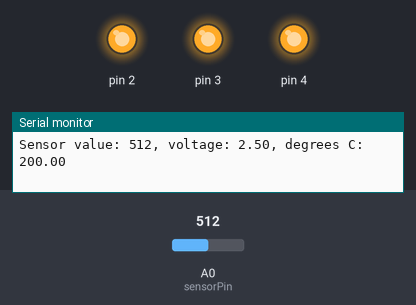
This sketch was run on a simulated Arduino Uno, built with avr-gcc and run on an emulated ATmega328P. Shown: output pins drawn as LEDs (lit = HIGH), the last lines printed to the serial monitor. The test bench sets the inputs (shaded band); at power-on: A0 (sensorPin) = 512.

Above: at 1.2 s.
1.3 s: A0 (sensorPin) set to 167
4.3 s: A0 (sensorPin) set to 155
At 5.4 s:
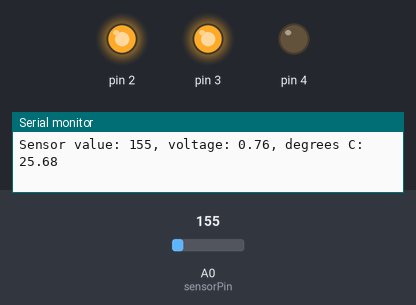
5.8 s: A0 (sensorPin) set to 122
At 6.2 s:
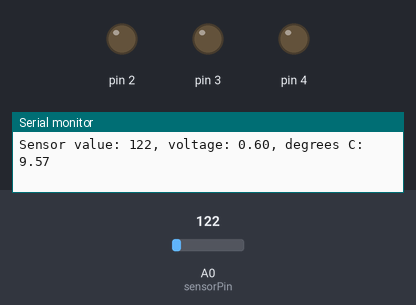
7.3 s: A0 (sensorPin) set to 306
At 8.8 s:
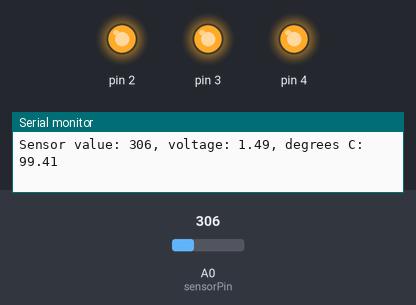
Timing chart, 0 to 10.3 s (numbered marks = the images above; inputs shaded):
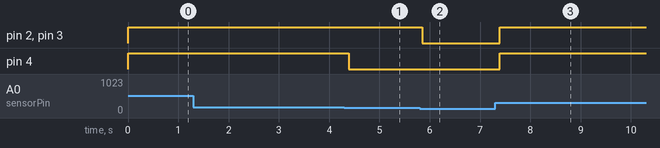

The sketch:

Project_3.ino
```cpp
// ease of use
const int sensorPin = A0;
// baseline
const float baselineTemp = 22;

// Constructor
void setup()
{
  Serial.begin(9600);

  for(int i = 2; i < 5; i++)
  {
    pinMode(i, OUTPUT);
    digitalWrite(i, LOW);
  }
}

// Code loop
void loop()
{
  int sensorVal = analogRead(sensorPin);
  float voltage = (sensorVal/1024.0)*5.0;
  float temp = (voltage - 0.5)*100;

  String str = "Sensor value: ";
  Serial.println(str + sensorVal + ", voltage: " + voltage + ", degrees C: " + temp);

  if(temp < baselineTemp)
  {
    digitalWrite(2, LOW);
    digitalWrite(3, LOW);
    digitalWrite(4, LOW);
  }
  else
  {
    if(temp < baselineTemp+2)
    {
      digitalWrite(2, HIGH);
      digitalWrite(3, LOW);
      digitalWrite(4, LOW);
    }
    else
    {
      if (temp < baselineTemp+4)
      {
        digitalWrite(2, HIGH);
        digitalWrite(3, HIGH);
        digitalWrite(4, LOW);
      }
      else
      {
        digitalWrite(2, HIGH);
        digitalWrite(3, HIGH);
        digitalWrite(4, HIGH);
      }
    }
  }

  delay(1);
}
```

Measured:
- the behaviour switches between 156 and 155 on A0 (sensorPin) (found by bisection; images 0 and 1)
- after the input at 4.3 s, pin 4: HIGH → LOW after 0.09 s
- after the input at 5.8 s, pin 2, pin 3: HIGH → LOW after 0.05 s
- after the input at 7.3 s, pin 2–4: LOW → HIGH after 0.09 s
